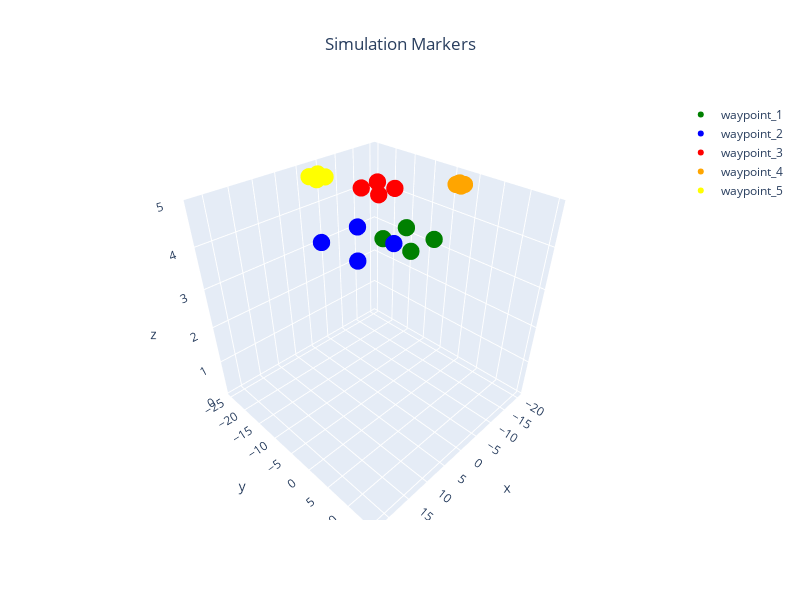

The notebook cell this image was saved under:
### Markdown cell above
## Visualization Parameters

### Code cell
homes = np.array([offset[:3] for offset in offsets])
global_paths = [
    local2global(np.array(path), home)
    for path, home in zip(local_paths, homes)
]
colors = [Color.GREEN, Color.BLUE,Color.RED, Color.ORANGE,Color.YELLOW]  # must agree with n_vehicles
waypoints = {
    f"waypoint_{i+1}": {"pos": global_paths[i], "color": colors[i]}
    for i in range(n_vehicles)
}
plot_3d_interactive(
    waypoints, title="Simulation Markers", expand=[0.2, 0.2, 0.6], ground=-0.05
)

### Figure 1 — Plotly figure (JSON) as saved in the notebook; plotly's stock layout.template omitted (floating-point values rounded to 4 significant figures)
{"data": [{"marker": {"color": "green", "size": 6}, "mode": "markers", "name": "waypoint_1", "type": "scatter3d", "x": [5, 5, 10, 10, 5], "y": [5, 10, 10, 5, 5], "z": [5, 5, 5, 5, 5]}, {"marker": {"color": "blue", "size": 6}, "mode": "markers", "name": "waypoint_2", "type": "scatter3d", "x": [10, 10, 17, 17, 10], "y": [0, 7, 7, 0, 0], "z": [5, 5, 5, 5, 5]}, {"marker": {"color": "red", "size": 6}, "mode": "markers", "name": "waypoint_3", "type": "scatter3d", "x": [-5, -5, -1, -1, -5], "y": [-10, -6, -6, -10, -10], "z": [5, 5, 5, 5, 5]}, {"marker": {"color": "orange", "size": 6}, "mode": "markers", "name": "waypoint_4", "type": "scatter3d", "x": [-15, -15, -14, -14, -15], "y": [0, 1, 1, 0, 0], "z": [5, 5, 5, 5, 5]}, {"marker": {"color": "yellow", "size": 6}, "mode": "markers", "name": "waypoint_5", "type": "scatter3d", "x": [0, 0, 2, 2, 0], "y": [-20, -18, -18, -20, -20], "z": [5, 5, 5, 5, 5]}], "layout": {"height": 600, "scene": {"xaxis": {"range": [-21.4, 23.4], "title": {"text": "x"}}, "yaxis": {"range": [-26, 16], "title": {"text": "y"}}, "zaxis": {"range": [-0.05, 5], "title": {"text": "z"}}}, "showlegend": true, "title": {"text": "Simulation Markers", "x": 0.5, "xanchor": "center"}, "width": 800}}
